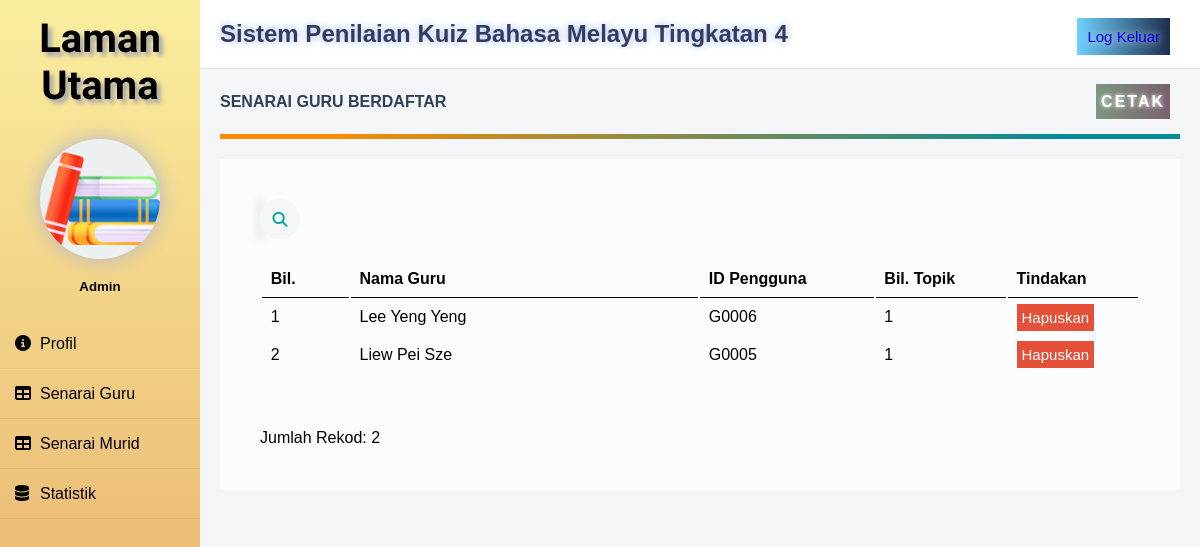
The page /senaraiguru.php (signed in) on the database its author committed.
### tables this page shows
CREATE TABLE `pengguna` (
  `idpengguna` varchar(10) NOT NULL,
  `peranan` varchar(10) NOT NULL,
  `nama` varchar(20) NOT NULL,
  `katalaluan` varchar(10) NOT NULL,
  `notel` varchar(12) NOT NULL
);

### senaraiguru.php (the view, shortened to what this page needs)
<?php
require 'connect.php';
include('template/sidebar.php');
?>
<head>
    <link rel="stylesheet" href="css/senaraigurustyle.css?v=<?php echo time(); ?>">
</head>
        <div class="space">
            <div class="header">
                <h2>Sistem Penilaian Kuiz Bahasa Melayu Tingkatan 4</h2>
                <div class="logoutbutton"><a href="logout.php">Log Keluar</a></div>
            </div>
            <div class="maincontent">
                <div class="title">SENARAI GURU BERDAFTAR</div>
                <a name="cetak" onclick="window.print()">CETAK</a>
                <div class="separator"></div>
                <div class="detailbox">
                    <div class="searchbox">
                            <div class="searchbutton">
                                <i class="fas fa-search"></i>
                            </div>
                    </div>
                    <table class="senaraiguru" id="senaraiguru" autowidth="false">
                        <thead>
                            <tr>
                                <th style="width: 10%;">Bil.</th>
                                <th style="width: 40%;">Nama Guru</th>
                                <th style="width: 20%;">ID Pengguna</th>
                                <th style="width: 15%;">Bil. Topik</th>
                                <th style="width: 15%;">Tindakan</th>
                            </tr>
                        </thead>
                    <?php
                        $bil = 1;
                        $queryguru = mysqli_query($conn,"SELECT * FROM pengguna WHERE peranan='guru' ORDER BY nama ASC");
                        while($fetchguru = mysqli_fetch_assoc($queryguru)){
                            $topik = mysqli_query($conn,"SELECT idtopik, COUNT(idtopik) as 'biltopik' FROM topik WHERE idpengguna='$fetchguru[idpengguna]' GROUP BY idpengguna");
                            $datatopik = mysqli_fetch_assoc($topik);
                            $bildatatopik = mysqli_num_rows($topik);
                    ?>
                        <tbody>
                            <tr>
                                <td><?php echo $bil;?></td>
                                <td><?php echo $fetchguru['nama'];?></td>
                                <td><?php echo $fetchguru['idpengguna'];?></td>
                                <td><?php
                                if($bildatatopik==0){
                                    echo 0;
                                } else {
                                    echo $datatopik['biltopik'];
                                } ?></td>
                                <td>
                                    <a href="hapuskanguru.php?idpengguna=<?php echo $fetchguru['idpengguna']; ?>" class="hapusguru" onclick="return confirm('Adakah anda ingin hapuskan semua rekod guru ini?')">Hapuskan</a>
                                </td>
                            </tr>
                        </tbody>
                        <?php $bil++; } ?>
                    </table>
                    <br><br>Jumlah Rekod: <?php echo $bil-1;?><br>
                    </div>
            </div>
        </div>
</body>
</html>

### template/sidebar.css (style rules this page uses)
* { margin: 0; padding: 0; box-sizing: border-box; list-style: none; font-family: Verdana, Geneva, Tahoma, sans-serif; }
body { margin: 0; padding: 0; background: #f3f5f9; }

### css/senaraigurustyle.css (style rules this page uses)
* { margin: 0; padding: 0; box-sizing: border-box; list-style: none; font-family: Verdana, Geneva, Tahoma, sans-serif; }
body { margin: 0; padding: 0; background: #f3f5f9; }
.space { width: 100%; margin-left: 200px; }
.header { padding: 20px; background: #fff; color: #000000; border-bottom: 1px solid #e0e4e8; }
.header h2 { color: #353A5F; text-shadow: 0 0 10px #9EBAF3; }
.logoutbutton { padding: 10px; background-image: linear-gradient(90deg,#6CD0FF,#1C2E4C); text-shadow: 0 0 10px #fff; float: right; margin-top: -30px; margin-right: 10px; font-size: 15px; color: #fff; }
a { text-decoration: none; }
.maincontent { margin: 20px; color: #000000; line-height: 25px; }
.maincontent div { margin-bottom: 20px; }
.title { font-weight: bold; color: #2E4053; }
.separator { height: 5px; background-image: linear-gradient(108.9deg, rgba(251,140,0,1) 11.2%, rgba(0,139,155,1) 88.9%); }
.detailbox { position: relative; background: #fff; background-color: rgba(255, 255, 255, 0.7); padding: 40px; }
.searchbox { position: relative; }
.searchbutton { position: absolute; top: 0; left: 0; background: #f5f6f8; width: 40px; height: 40px; border-radius: 50%; cursor: pointer; transition: all 0.5s 0.6s linear; }
.searchbutton .fas { position: absolute; top: 50%; left: 50%; transform: translate(-50%,-50%); color: #01a3a4; font-size: 15px; transition: all 0.5s 0.6s linear; }
.senaraiguru { width: 100%; table-layout: auto; }
table tr th { border-bottom: 1px solid black; padding: 1%; text-align: left; }
table tr td { padding: 1%; }
.hapusguru { background-color: #e55039; padding: 5px; color: white; text-decoration: none; font-size: 15px; }
a[name="cetak"] { cursor: pointer; background-image: linear-gradient(to right, #7E9680, #79616F); text-shadow: 0 0 4px #fff; padding: 5px; color: white; letter-spacing: 2px; text-decoration: none; font-weight: bold; display: inline-block; float: right; margin-top: -50px; margin-right: 10px; }

### rows shown on the page
pengguna: nama "Lee Yeng Yeng", idpengguna "G0006", biltopik "1"
pengguna: nama "Liew Pei Sze", idpengguna "G0005", biltopik "1"

### other values the page prints
$bil-1 "2"
